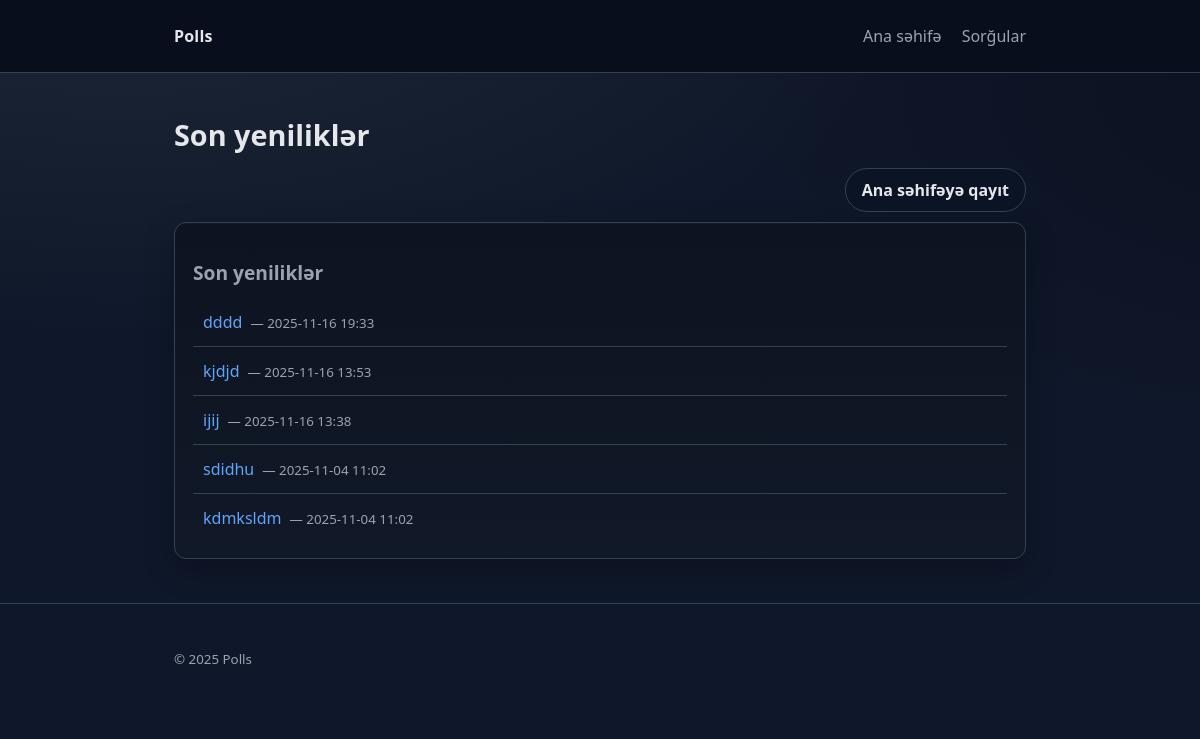
Screenshot of /polls/ with the database file from the repository.
### polls/models.py (models this page shows, shortened)
class Question(models.Model):
    question_text = models.CharField(max_length=200)
    pub_date = models.DateTimeField("date published")
    def was_published_recently(self):
        now = timezone.now()
        return now - datetime.timedelta(days=1) <= self.pub_date <= now
    was_published_recently.admin_order_field = "pub_date"
    was_published_recently.boolean = True
    was_published_recently.short_description = "Son 24 saatda?"

### polls/views.py (the view)
# urls.py: path("", views.IndexView.as_view(), name="index"),
class IndexView(generic.ListView):
    template_name = "polls/index.html"
    context_object_name = "latest_question_list"
    def get_queryset(self):
        return _latest_questions()

### polls/views.py (called while the page is built)
def _latest_questions(limit: int = 5):
    return (
        Question.objects.filter(pub_date__lte=timezone.now())
        .order_by("-pub_date")[:limit]
    )

### polls/templates/polls/index.html (shortened to what this page needs)
{% extends "polls/base.html" %}
{% block content %}
    <h1>Son yeniliklər</h1>
    <div class="page-actions">
        <a class="btn" href="{% url 'home' %}">Ana səhifəyə qayıt</a>
    </div>
    <div class="panel">
        {% include "polls/_latest.html" %}
    </div>
{% endblock %}

### polls/templates/polls/_latest.html
<section>
    <h2>Son yeniliklər</h2>
    {% if latest_question_list %}
        <ul class="list">
            {% for q in latest_question_list %}
                <li>
                    <a href="{% url 'polls:detail' q.id %}">{{ q.question_text }}</a>
                    <small> — {{ q.pub_date|date:"Y-m-d H:i" }}</small>
                </li>
            {% endfor %}
        </ul>
    {% else %}
        <p>Hələ yenilik yoxdur.</p>
    {% endif %}
</section>

### polls/static/polls/styles.css (style rules this page uses)
:root { --bg: #0f172a; --panel: #111827; --text: #e5e7eb; --muted: #9ca3af; --brand: #60a5fa; --brand-600: #3b82f6; --danger: #ef4444; --ring: #334155; }
* { box-sizing: border-box; }
html, body { height: 100%; }
body { margin: 0; font-family: ui-sans-serif, system-ui, -apple-system, Segoe UI, Roboto, Arial, "Apple Color Emoji", "Segoe UI Emoji"; line-height: 1.5; background: radial-gradient(1200px 600px at 10% -10%, #1f2937 0, transparent 70%), radial-gradient(1000px 600px at 110% 10%, #0b1220 0, transparent 60%), var(--bg); color: var(--text); }
h1 { font-size: 1.8rem; margin: 16px 0 12px; }
h2 { font-size: 1.2rem; margin: 20px 0 10px; color: var(--muted); font-weight: 600; }
small { color: var(--muted); }
.panel { background: linear-gradient(180deg, color-mix(in oklab, var(--panel) 90%, #000 10%), var(--panel)); border: 1px solid var(--ring); border-radius: 12px; padding: 16px 18px; box-shadow: 0 1px 0 rgba(255,255,255,0.02) inset, 0 10px 30px rgba(0,0,0,0.25); }
ul.list { list-style: none; padding: 0; margin: 0; }
ul.list li { padding: 12px 10px; border-bottom: 1px solid var(--ring); display: flex; align-items: baseline; gap: 8px; }
ul.list li:last-child { border-bottom: 0; }
ul.list a { color: var(--brand); text-decoration: none; font-weight: 500; }
.page-actions { display: flex; justify-content: flex-end; margin-bottom: 10px; }
.btn { display: inline-flex; align-items: center; gap: 0.45rem; border: 1px solid var(--ring); padding: 9px 16px; border-radius: 999px; color: var(--text); text-decoration: none; background: #0b1424; cursor: pointer; font-weight: 600; transition: transform 0.2s ease, box-shadow 0.2s ease, border-color 0.2s ease; -webkit-appearance: none; appearance: none; }

### rows the page displays
Question: question_text "dddd", pub_date "2025-11-16 19:33"
Question: question_text "kjdjd", pub_date "2025-11-16 13:53"
Question: question_text "ijij", pub_date "2025-11-16 13:38"
Question: question_text "sdidhu", pub_date "2025-11-04 11:02"
Question: question_text "kdmksldm", pub_date "2025-11-04 11:02"
